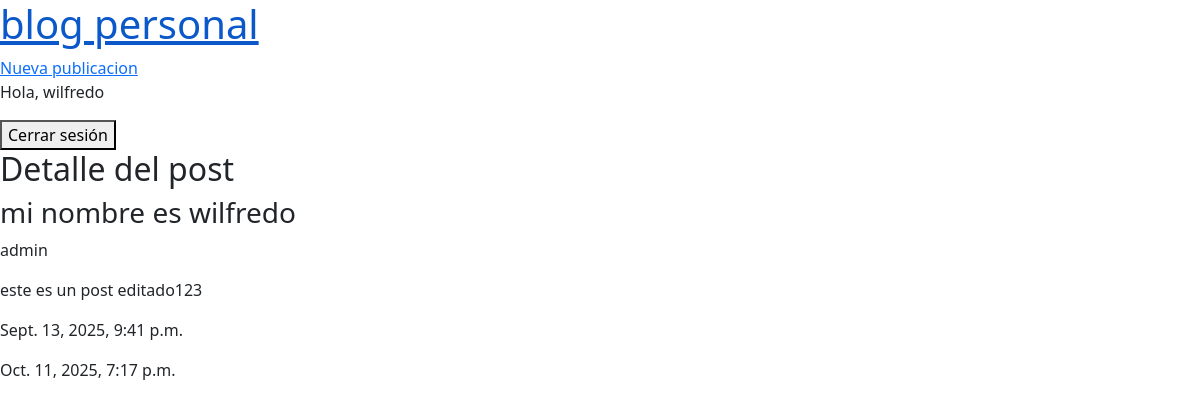
Page /post/1/ (signed in) on the earlier database version.
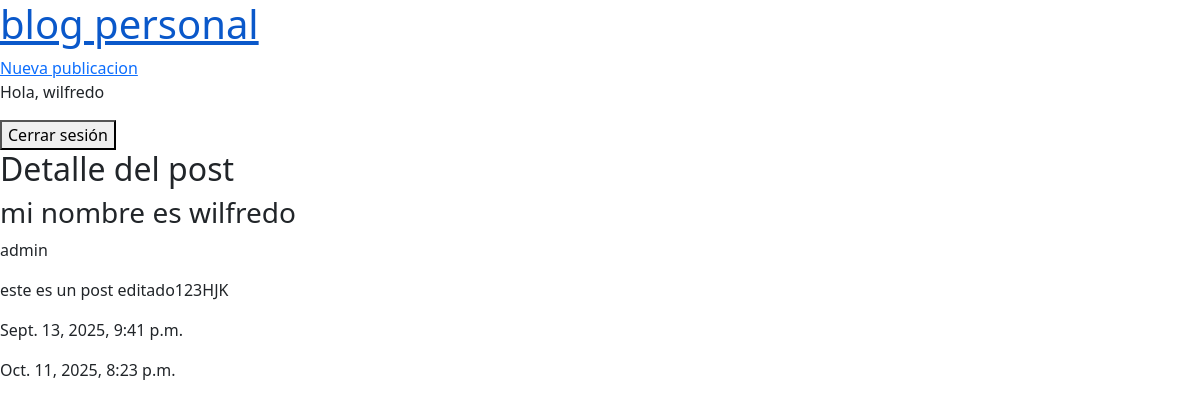
Same page on the later database version.
### blog/models.py (models this page shows, shortened)
class Post(models.Model):
    title = models.CharField(max_length=200)
    content = models.TextField()
    body = models.TextField()
    created_at = models.DateTimeField(auto_now_add=True)
    updated_at = models.DateTimeField(auto_now=True)
    author = models.ForeignKey("auth.User", on_delete=models.CASCADE)

### blog/views.py (the view)
# urls.py: path("post/<int:pk>/", PostDetailView.as_view(), name="post-detail"),
class PostDetailView(LoginRequiredMixin, DetailView):
    model = Post
    template_name = "post-detail.html"

### templates/post-detail.html (shortened to what this page needs)
{% extends '_base.html' %}
{% block content %}
    <h2>Detalle del post </h2>
        <h3>{{ post.title }}</h3>
        <p>{{ post.author }}</p>
        <p>{{ post.body }}</p>
        <p>{{ post.created_at }}</p>
        <p>{{ post.updated_at }}</p>
{% endblock %}

### templates/_base.html (shortened to what this page needs)
{% load static  %}
<!DOCTYPE html>
<html lang="en">
<head>
    <link rel="stylesheet" href="{% static 'base.css' %}">
    <link href="https://cdn.jsdelivr.net/npm/bootstrap@5.3.8/dist/css/bootstrap.min.css" rel="stylesheet">
</head>
<body>
    <a href="{% url 'post-list'  %}"><h1>blog personal</h1></a>
    <a href="{% url 'post-new' %}">Nueva publicacion</a>
    {% if user.is_authenticated %}
        <p>Hola, {{ user.username }}</p>
        <form action="{% url 'logout' %}" method="post" style="display:inline">
            <button type="submit">Cerrar sesión</button>
        </form>
    {% else %}
        <a href="{% url 'login' %}">Iniciar sesión</a>
        <a href="{% url 'signup' %}">Registrarse</a>
    {% endif %}
    {% block content %}
    {% endblock %}
</body>
</html>

### static/base.css (style rules this page uses)
h1 { color: red; }

Differences in the rows shown:
changed Post "mi nombre es wilfredo": body "este es un post editado123" → "este es un post editado123HJK"; updated_at "Oct. 11, 2025, 7:17 p.m." → "Oct. 11, 2025, 8:23 p.m."
